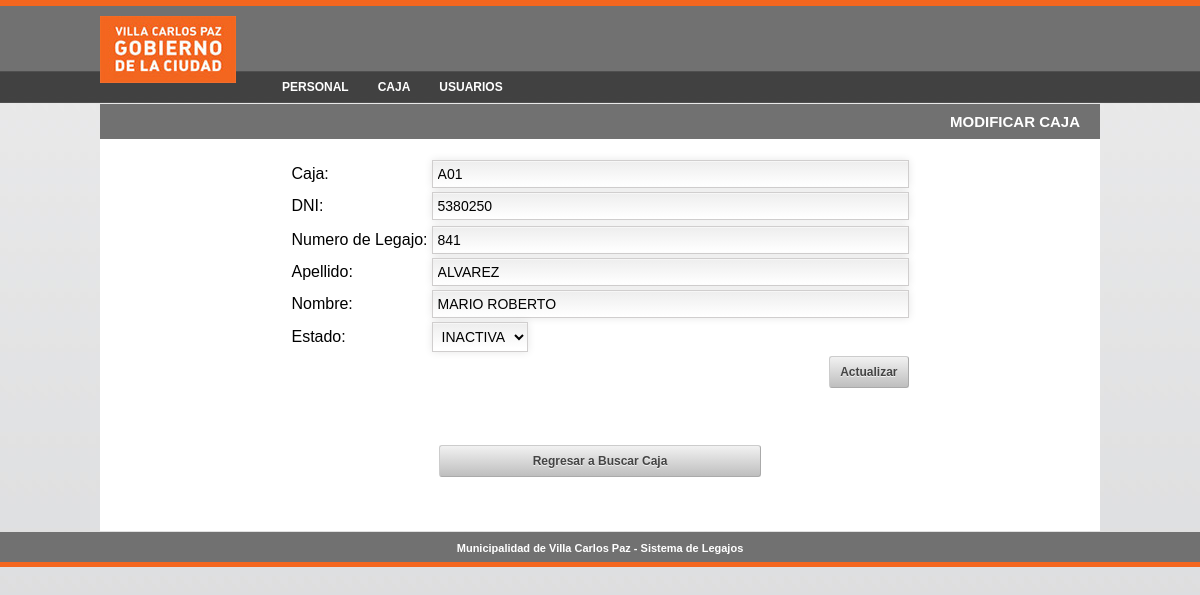
/modificarpersona.php?id=4 (signed in), run on the app's committed database.
### tables this page shows
CREATE TABLE IF NOT EXISTS `id_legpersona` (
  `Id` int(11) NOT NULL AUTO_INCREMENT,
  `Apellido` text NOT NULL,
  `Nombre` text NOT NULL,
  `Legajo` int(6) NOT NULL,
  `DNI` int(10) NOT NULL,
  `Caja` text NOT NULL,
  `estado` int(1) NOT NULL,
  PRIMARY KEY (`Id`)
);

### modificarpersona.php (the view, shortened to what this page needs)
<?php
include "encabezado.php";
if (isset($_SESSION['Id_Usuario'])) {
	?>
	<tr>
      <td bgcolor="#717171" height="35"><div align="right" class="encabezado">MODIFICAR CAJA</div></td>
    </tr>
    <tr>
      <td align="center" bgcolor="#FFFFFF">
	<?php
	include "conexion.php";
	$result_main = 'SELECT * FROM id_legpersona Where Id=?';
	$stmt_selectmain = $conn->prepare($result_main);
	$stmt_selectmain->bind_param('i',$_SESSION['id_modificar']);
	$stmt_selectmain->execute();
	$rs_selectmain=$stmt_selectmain->get_result();
	if($row=$rs_selectmain->fetch_assoc()){
		?>
			<link rel="stylesheet" type="text/css" href="calendario/epoch_styles.css" />
          	<br><form name="form"  id="personaldata" action="modificarpersona.php" method="POST" onSubmit="return valida();">
				 <table align="center" width="200" border="0">
		   			<tr>
						<td nowrap>Caja:</td>
						<td><input type="text" name="caja" value="<?php echo $row['Caja'] ?>" size="55" class="campoform"/></td>
			  		</tr>
				     <tr>
						<td nowrap>DNI:</td>
						<td><input type="text" name="DNI" value="<?php echo $row['DNI'] ?>" size="55" maxlength="8" class="campoform"/></td>
				  	</tr>
				  	<tr>
					<tr>
						<td nowrap>Numero de Legajo:</td>
						<td><input type="text"  name="legajo" value="<?php echo $row['Legajo'] ?>" size="55" maxlength="20" class="campoform" /></td>
					</tr>
				 	<tr>
						<td nowrap>Apellido:</td>
						<td><input type="text" name="apellido" value="<?php echo $row['Apellido'] ?>" size="55" class="campoform" /></td>
					</tr>
						<tr>
						<td nowrap>Nombre:</td>
						<td><input type="text" name="nombre" value="<?php echo $row['Nombre'] ?>" size="55" class="campoform" /></td>
				  	</tr>
					<td nowrap>Estado:</td>
						<td><select name="estado" class="campoform">';
						<?php
						if($row['estado']==0){
							echo'<option value="0" selected="selected">INACTIVA</option>';
						}else{
							echo'<option value="0">INACTIVA</option>';
						}
			 			?>
					</select></td>
			  	</tr>
	       		<?php
					echo'</select></td>
				  </tr>
				  <tr>
					<td></td>
					<td align="right"><input type="submit" class="botonform" value="Actualizar"/></td>
				  </tr>
				</table>';
		?>
		</form><br/><br/>
	<?php
	} else {
		echo "<div align='center' class='mensajesistema'><br>¡No se ha encontrado un Perfil de Tareas!</div>";
	}
	?>
	<br><div ><a class="boton" href="buscarpersonas.php">Regresar a Buscar Caja</a></div><br><br><br>
	<?php
}
	include "pie.php";
?>

### css/estilos.css (style rules this page uses)
body { background-color: #dcdddf; background-image:url('../images/bkgnd.jpg'); background-repeat:repeat-x; margin:0px; padding:0px; font-family:Arial, Helvetica, sans-serif; }
.encabezado { font-size: 15px; font-weight: bold; color:#FFFFFF; padding-right:20px; }
.campoform { padding: 5px; border: solid 1px #d0cece; outline: 0; font: normal 14px/100% Arial, Helvetica, sans-serif; background: #FFFFFF; background: -webkit-gradient(linear, left top, left 25, from(#FFFFFF), color-stop(4%, #EEEEEE), to(#FFFFFF)); background: -moz-linear-gradient(top, #FFFFFF, #EEEEEE 1px, #FFFFFF 25px); box-shadow: rgba(0,0,0, 0.1) 0px 0px 8px; -moz-box-shadow: rgba(0,0,0, 0.1) 0px 0px 8px; -webkit-box-shadow: rgba(0,0,0, 0.1) 0px 0px 8px; }
.boton { border: 1px solid #aaa; border-top: 1px solid #ccc; border-left: 1px solid #ccc; padding: 4px 12px; -moz-border-radius: 3px; -webkit-border-radius: 3px; border-radius: 3px; color: #444; display: inline-block; font-size: 12px; font-weight: bold; text-decoration: none; text-shadow: 0 1px rgba(255, 255, 255, .75); cursor: pointer; line-height: normal; padding: 8px 10px; background: #eee; background: #eee -moz-linear-gradient(top, rgba(255,255,255,.2) 0%, rgba(0,0,0,.2) 100%); background: #eee -webkit-gradient(linear, left top, left bottom, color-stop(0%,rgba(255,255,255,.2)), color-stop(100%,rgba(0,0,0,.2))); background: #eee -webkit-linear-gradient(top, rgba(255,255,255,.2) 0%,rgba(0,0,0,.2) 100%); background: #eee -o-linear-gradient(top, rgba(255,255,255,.2) 0%,rgba(0,0,0,.2) 100%); background: #eee -ms-linear-gradient(top, rgba(255,255,255,.2) 0%,rgba(0,0,0,.2) 100%); background: #eee linear-gradient(top, rgba(255,255,255,.2) 0%,rgba(0,0,0,.2) 100%); font-family:Arial, Helvetica, sans-serif; width:300px; text-align:center; }
.botonform { border: 1px solid #aaa; border-top: 1px solid #ccc; border-left: 1px solid #ccc; padding: 4px 12px; -moz-border-radius: 3px; -webkit-border-radius: 3px; border-radius: 3px; color: #444; display: inline-block; font-size: 12px; font-weight: bold; text-decoration: none; text-shadow: 0 1px rgba(255, 255, 255, .75); cursor: pointer; line-height: normal; padding: 8px 10px; background: #eee; background: #eee -moz-linear-gradient(top, rgba(255,255,255,.2) 0%, rgba(0,0,0,.2) 100%); background: #eee -webkit-gradient(linear, left top, left bottom, color-stop(0%,rgba(255,255,255,.2)), color-stop(100%,rgba(0,0,0,.2))); background: #eee -webkit-linear-gradient(top, rgba(255,255,255,.2) 0%,rgba(0,0,0,.2) 100%); background: #eee -o-linear-gradient(top, rgba(255,255,255,.2) 0%,rgba(0,0,0,.2) 100%); background: #eee -ms-linear-gradient(top, rgba(255,255,255,.2) 0%,rgba(0,0,0,.2) 100%); background: #eee linear-gradient(top, rgba(255,255,255,.2) 0%,rgba(0,0,0,.2) 100%); font-family:Arial, Helvetica, sans-serif; }

### data on the page
id_legpersona: caja "A01", DNI "5380250", legajo "841", apellido "ALVAREZ", nombre "MARIO ROBERTO", estado "INACTIVA"
